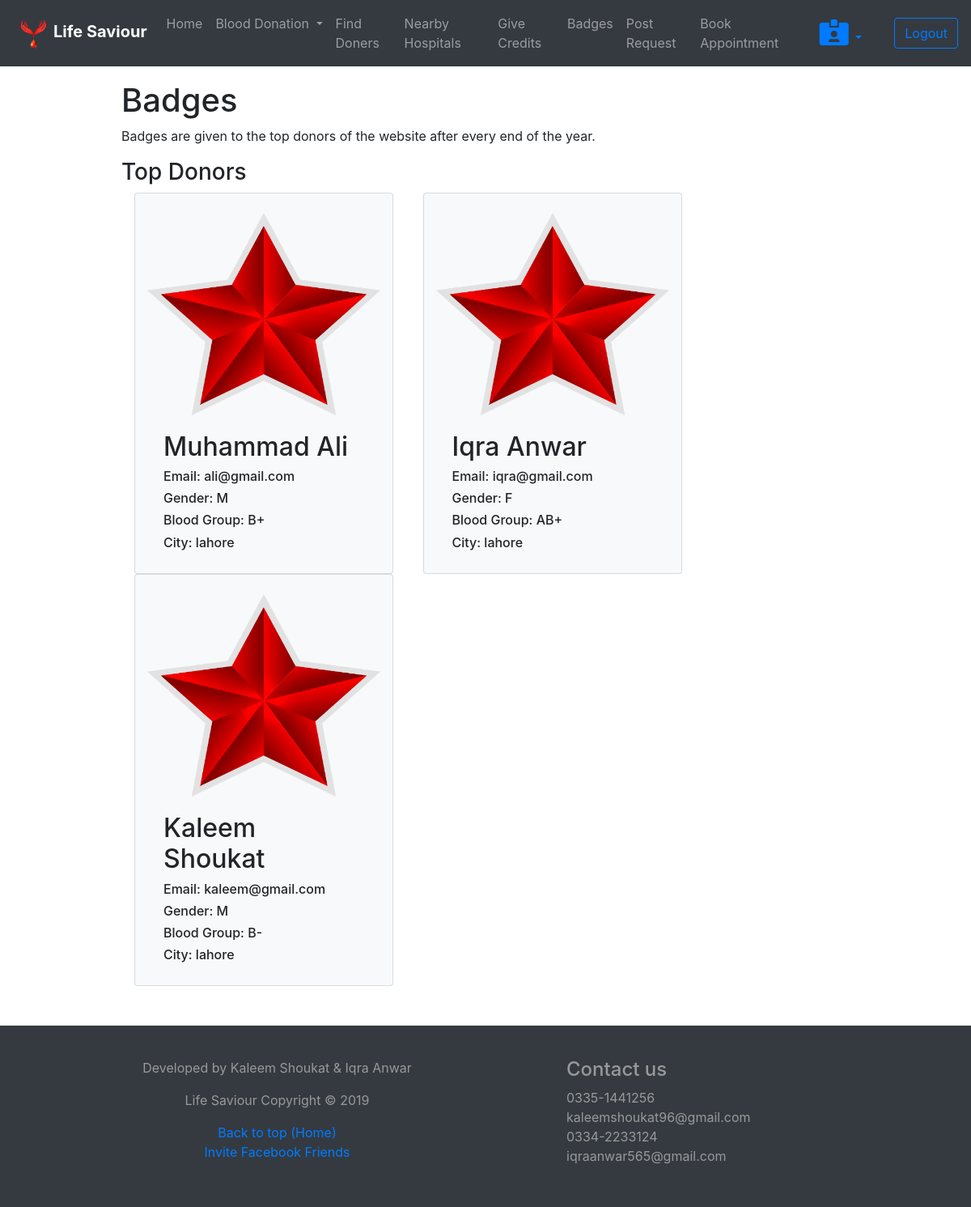
/badges.php, run on the app's committed database.
### tables this page shows
CREATE TABLE `registration` (
  `name` varchar(25) NOT NULL,
  `email` varchar(25) NOT NULL,
  `age` int(2) NOT NULL,
  `num` varchar(11) NOT NULL,
  `gender` varchar(1) NOT NULL,
  `blood` varchar(5) NOT NULL,
  `city` varchar(15) NOT NULL,
  `address` varchar(255) NOT NULL,
  `password` varchar(15) NOT NULL,
  `uid` int(11) NOT NULL,
  `latitude` float NOT NULL,
  `longitude` float NOT NULL
);

### badges.php (the view, shortened to what this page needs)
<!DOCTYPE html>
<html>
<head>
    <link rel="stylesheet" href="https://stackpath.bootstrapcdn.com/bootstrap/4.3.1/css/bootstrap.min.css">
	<link rel="stylesheet" type="text/css" href="vendor/style.css?v=1.4">
	<link rel="stylesheet" type="text/css" href="vendor/bootstrap/css/bootstrap.min.css">
</head>
<body>
<?php
   include('includes/header.php');
?>
<div class="wrap" style="padding-top: 100px; padding-left: 150px;">
<h1>Badges</h1>
<p>Badges are given to the top donors of the website after every end of the year.</p>
<h3>Top Donors</h3>
<?php
$s="SELECT user_from, COUNT(user_from) as donation_count FROM `donation` GROUP BY user_from ORDER BY donation_count DESC LIMIT 3";
$result= mysqli_query($con, $s);
while( $row = mysqli_fetch_assoc($result)){
?>
<div class="container card bg-light" style="width: 20rem;">
  <br>
  <img class="card-img-top" src="images/redstar.png" alt="Card image cap" height="250px">
  <div class="card-body">
    <?php
      $email=$row['user_from'];
      $s= "SELECT * FROM registration WHERE email='$email'";
      $result1= mysqli_query($con, $s);
      $row1 = mysqli_fetch_assoc($result1);
    ?>
      <h2><?php echo $row1['name']; ?></h2>
      <h6>Email: <?php echo $row1['email']; ?></h6>
      <h6>Gender: <?php echo $row1['gender']; ?></h6>
      <h6>Blood Group: <?php echo $row1['blood']; ?></h6>
      <h6>City: <?php echo $row1['city']; ?></h6>
  </div>
</div>
<?php
}
?>
</div>
<br><br>
<?php
   include('includes/footer.php');
?>
</body>
</html>

### includes/header.php (shortened to what this page needs)
<link rel="stylesheet" href="https://use.fontawesome.com/releases/v5.7.0/css/all.css">
<nav class="navbar navbar-expand-lg navbar-dark bg-dark fixed-top">
          <a class="navbar-brand" href="home.php">
            <img src="images/logo.png" alt="Logo" style="width:50px;"><b>Life Saviour</b></a>
          <div class="collapse navbar-collapse" id="navbarSupportedContent">
            <ul class="navbar-nav mr-auto">
              <li class="nav-item">
                <a class="nav-link" href="home.php">Home</a>
              </li>
              <li class="nav-item dropdown">
                <a class="nav-link dropdown-toggle" href="#" id="navbarDropdown" role="button" data-toggle="dropdown" aria-haspopup="true" aria-expanded="false">
                  Blood Donation
                </a>
              </li>
              <li class="nav-item">
                <a class="nav-link" href="map.php">Find Doners</a>
              </li>
              <li class="nav-item">
                <a class="nav-link" href="nearby.php">Nearby Hospitals</a>
              </li>
              <li class="nav-item">
                <a class="nav-link" href="credit.php">Give Credits</a>
              </li>
              <li class="nav-item">
                <a class="nav-link" href="badges.php">Badges</a>
              </li>
              <li class="nav-item">
                <a class="nav-link" href="postreq.php">Post Request</a>
              </li>
              <li class="nav-item">
                <a class="nav-link" href="appointment.php">Book Appointment</a>
              </li>
            </ul>
    <li class="nav-link nav-item dropdown">
      <a class="nav-item nav-link dropdown-toggle mr-md-2" href="#" id="bd-versions" data-toggle="dropdown" aria-haspopup="true" aria-expanded="false">
        <i class="fas fa-id-card-alt fa-2x"></i>
      </a>
    </li>
        <a href="logout.php"><button class="btn btn-outline-primary" type="submit">Logout</button></a>
          </div>
</nav>

### includes/footer.php (shortened to what this page needs)
<footer class="col-md-12 blog-footer bg-dark">
  <div class="row">
    <div class="col-md-6" style="padding-left: 100px;">
      <center>
      <p>Developed by Kaleem Shoukat & Iqra Anwar</p>
      <p>Life Saviour Copyright &copy; 2019</p>
      <p>
        <a href="home.php">Back to top (Home)</a><br>
        <a href="#" onclick="FBInvite()">Invite Facebook Friends</a>
      </p>
      </center>
    </div>
    <div class="col-md-3" style="padding-left: 100px;">
      <h4>Contact us</h4>
      0335-1441256<br>
      kaleemshoukat96@gmail.com<br>
      0334-2233124<br>
      iqraanwar565@gmail.com
    </div>
  </div>
</footer>

### data on the page
registration: name "Muhammad Ali", email "ali@gmail.com", gender "M", blood "B+", city "lahore"
registration: name "Iqra Anwar", email "iqra@gmail.com", gender "F", blood "AB+", city "lahore"
registration: name "Kaleem Shoukat", email "kaleem@gmail.com", gender "M", blood "B-", city "lahore"
